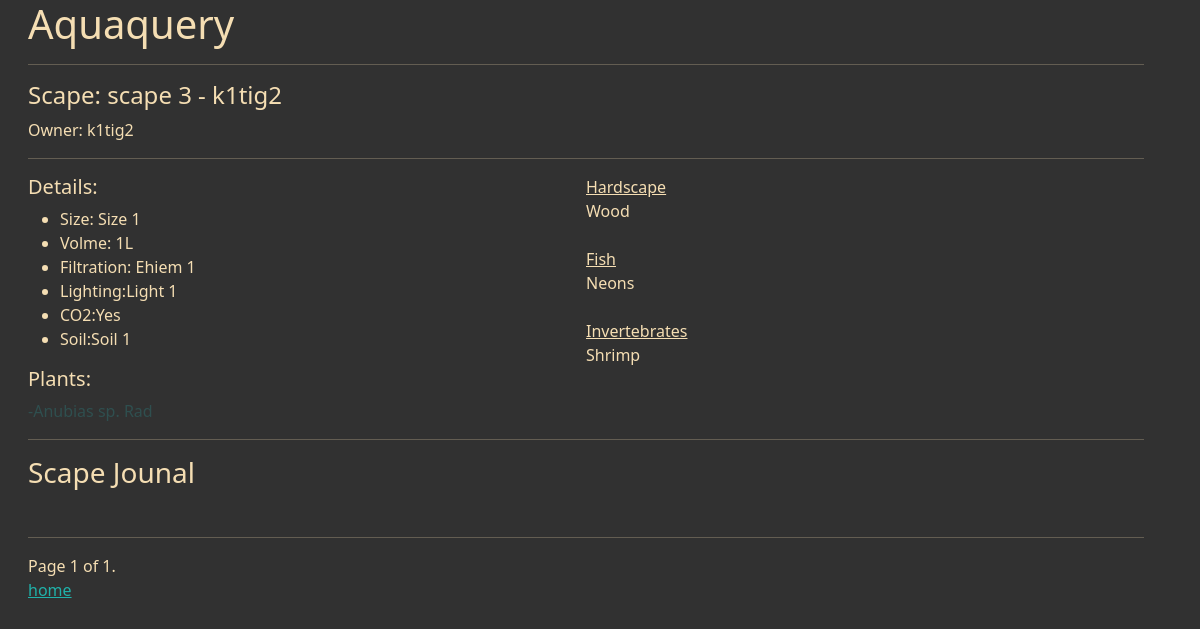
Page /catalog/scape/3 on the committed database.
### catalog/models.py (models this page shows, shortened)
class Scape(models.Model):
    scape_name = models.CharField(max_length=100)
    owner = models.ForeignKey(Profile, on_delete=models.CASCADE, related_name = "owner_name")
    size = models.ForeignKey(TankSize, on_delete=models.CASCADE)
    volume = models.ForeignKey(TankVolume, on_delete=models.CASCADE)
    filtration = models.ForeignKey(TankFilter, on_delete=models.CASCADE)
    lighting = models.ForeignKey(TankLight, on_delete=models.CASCADE)
    co2 = models.ForeignKey(TankCo2, on_delete=models.CASCADE)
    soil = models.ForeignKey(TankSoil, on_delete=models.CASCADE)
    hardscape = models.ManyToManyField(TankHardscape, blank = True)
    fish = models.ManyToManyField(Fish, blank = True)
    invertebrate = models.ManyToManyField(Invertebrate, blank = True)
    plants = models.ManyToManyField(Plant, related_name= "fucking_scape_id", blank = True)

class Profile(models.Model):
    user_name = models.ForeignKey(User,on_delete=models.CASCADE, related_name = "user")
    country = models.CharField(max_length=200, blank = True)
    instagram = models.CharField(max_length=200)
    def __str__(self):
        return self.user_name.username

class TankSize(models.Model):
    size = models.CharField(max_length=10)
    def __str__(self):
        return self.size

class TankVolume(models.Model):
    volume = models.CharField(max_length=10)
    def __str__(self):
        return self.volume

class TankFilter(models.Model):
    name = models.CharField(max_length=200)
    def __str__(self):
        return self.name

class TankLight(models.Model):
    name = models.CharField(max_length=200)
    def __str__(self):
        return self.name

class TankCo2(models.Model):
    co2 = models.CharField(max_length=3)
    class Meta:
        verbose_name_plural = "Co2"
    def __str__(self):
        return self.co2

class TankSoil(models.Model):
    name = models.CharField(max_length=100)
    def __str__(self):
        return self.name

class TankHardscape(models.Model):
    HARDSCAPE_TYPES=[
        ("s" , "Stone"),
        ("w" , "Wood"),
    ]
    name = models.CharField(max_length=100)
    hardscape_type = models.CharField(choices = HARDSCAPE_TYPES, max_length=10)
    def __str__(self):
        return self.name

class Fish(models.Model):
    name = models.CharField(max_length=100)
    class Meta:
        verbose_name_plural = "Fish"
    def __str__(self):
        return self.name

class Invertebrate(models.Model):
    name = models.CharField(max_length=100)
    def __str__(self):
        return self.name

class Plant(models.Model):
    name = models.CharField(max_length=100)
    def __str__(self):
        return self.name

### catalog/views.py (the view)
# urls.py: path("catalog/scape/<int:pk>", scapeview, name="scape_view"),
def scapeview(request, pk):
    scape = Scape.objects.get(id=pk)
    feed = Entry.objects.filter(scape = pk)
    paginator = Paginator(feed, 3)
    page_number = request.GET.get("page")
    page_obj = paginator.get_page(page_number)
    context = {
        'scape' : scape,
        'feed' : feed,
        'page_obj' : page_obj,
    }
    return render(request, 'scape.html', context)

### catalog/templates/scape.html (shortened to what this page needs)
{% extends 'base_generic.html' %}
    {% block content %}
        <h4>Scape: {{ scape.scape_name }}</h4>
        <p>Owner: {{ scape.owner }}</p>
        <hr>
        <div style="display: grid; grid-template-columns: 1fr 1fr;">
            <div>
                <h5>Details:</h5>
                <ul>
                    <li>Size: {{scape.size}}</li>
                    <li>Volme: {{scape.volume}}</li>
                    <li>Filtration: {{scape.filtration}}</li>
                    <li>Lighting:{{scape.lighting}}</li>
                    <li>CO2:{{scape.co2}}</li>
                    <li>Soil:{{scape.soil}}</li>
                </ul>
            </div>
            <div>
                <div><span style="text-decoration: underline;">Hardscape</span></div>
                <div>{% for hardscape in scape.hardscape.all %} {{hardscape}} {% endfor %} </div>
                <br>
                <div><span style="text-decoration: underline;">Fish</span></div>
                <div>{% for fish in scape.fish.all %} {{fish}} {% endfor %}</div>
                <br>
                <div><span style="text-decoration: underline;">Invertebrates</span></div>
                <div>{% for invert in scape.invertebrate.all %} {{invert}} {% endfor %}</div>
            </div>
        </div>
        <div>
            <h5>Plants:</h5>
             <div style="display: flex; flex-wrap: wrap;">
                {% for i in scape.plants.all %}
                    <a style="text-decoration: none; color: darkslategray;" href="#">-{{i}}&nbsp;</a>
                {% endfor %}
             </div>
        </div>
        <hr>
        <h3>Scape Jounal</h3>
        <br>
        <hr>
        <div class="pagination">
            <span class="step-links">
                <span class="current">
                    Page {{ page_obj.number }} of {{ page_obj.paginator.num_pages }}.
                </span>
            </span>
        </div>
    {% endblock %}

### catalog/static/catalog/home.css (style rules this page uses)
body { background-color: rgb(49, 49, 49); color: wheat; }
a { color: lightseagreen; }

### rows in the picture
Scape: scape_name "scape 3 - k1tig2", owner "k1tig2", size "Size 1", volume "1L", filtration "Ehiem 1", lighting "Light 1", co2 "Yes", soil "Soil 1"
TankHardscape: name "Wood"
Fish: name "Neons"
Invertebrate: name "Shrimp"
Plant: name "Anubias sp. Rad"

### other values in the picture
{{ page_obj.number }} "1"
{{ page_obj.paginator.num_pages }} "1"
